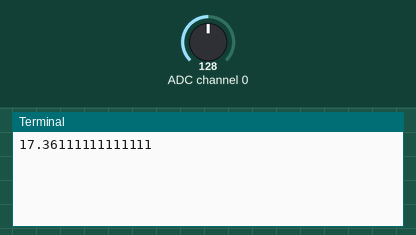
This program was run on a simulated Raspberry Pi (BCM pin numbers). Parts: the last lines printed to the terminal. The inputs (shaded band) are chosen by the test bench; at power-on: ADC channel 0 = 128 (analog values on the 0–255 scale). Threads take turns every 2 ms.

Above: at 1.2 s.
1.3 s: ADC channel 0 set to 178
At 2.6 s:
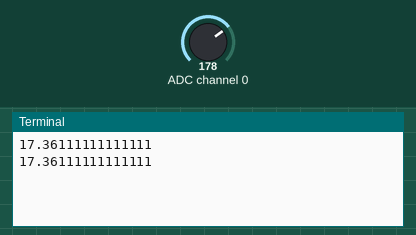
2.8 s: ADC channel 0 set to 224
At 3.8 s:
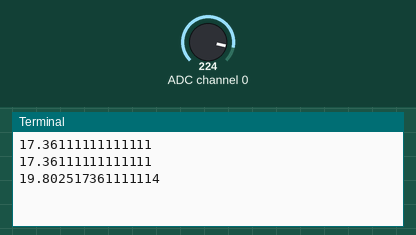
Timing chart, 0 to 5.8 s (numbered marks = the images above; inputs shaded):
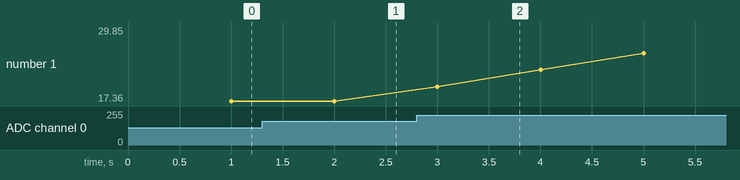

The program:

WindSpeedSensor.py
```python
import smbus2
import time
import threading

class WindSpeedSensor:
    def __init__(self, bus, pcf8591_i2c_addr, analog_pin):
        self.bus = bus
        self.pcf8591 = pcf8591_i2c_addr
        self.analog_pin = analog_pin
        self.windSpeed = 0
        # Exponential moving average filter parameter
        self.alpha = 0.2
        self.thread = threading.Thread(target=self.collect_wind_speed)
        self.thread.daemon = True

    def collect_wind_speed(self):
        while True:
            self.bus.write_byte(self.pcf8591,self.analog_pin)
            read = self.bus.read_byte(self.pcf8591)
            new_windSpeed = read * 625/4608
            if self.windSpeed == 0:
                self.windSpeed = new_windSpeed
            else:
                self.windSpeed = self.alpha * new_windSpeed +  (1 - self.alpha) * self.windSpeed
            time.sleep(0.5)

    def get_wind_speed(self):
        return self.windSpeed

    def start(self):
        self.thread.start()

#For testing
if __name__ == '__main__':
    bus = smbus2.SMBus(1)
    pcf8591_i2c_addr = 0x48
    A0 = 0x40
    A1 = 0x41
    A2 = 0x42
    A3 = 0x43
    windSpeed_Sensor = WindSpeedSensor(bus, pcf8591_i2c_addr, A0)
    windSpeed_Sensor.start()
    try:
        # Continuously print RPM readings
        while True:
            time.sleep(1)
            print(windSpeed_Sensor.get_wind_speed())
    except KeyboardInterrupt:
        print('end')
    
```

Measured:
- plotted number 1: 17.36 → 29.85 after the input at 2.8 s
